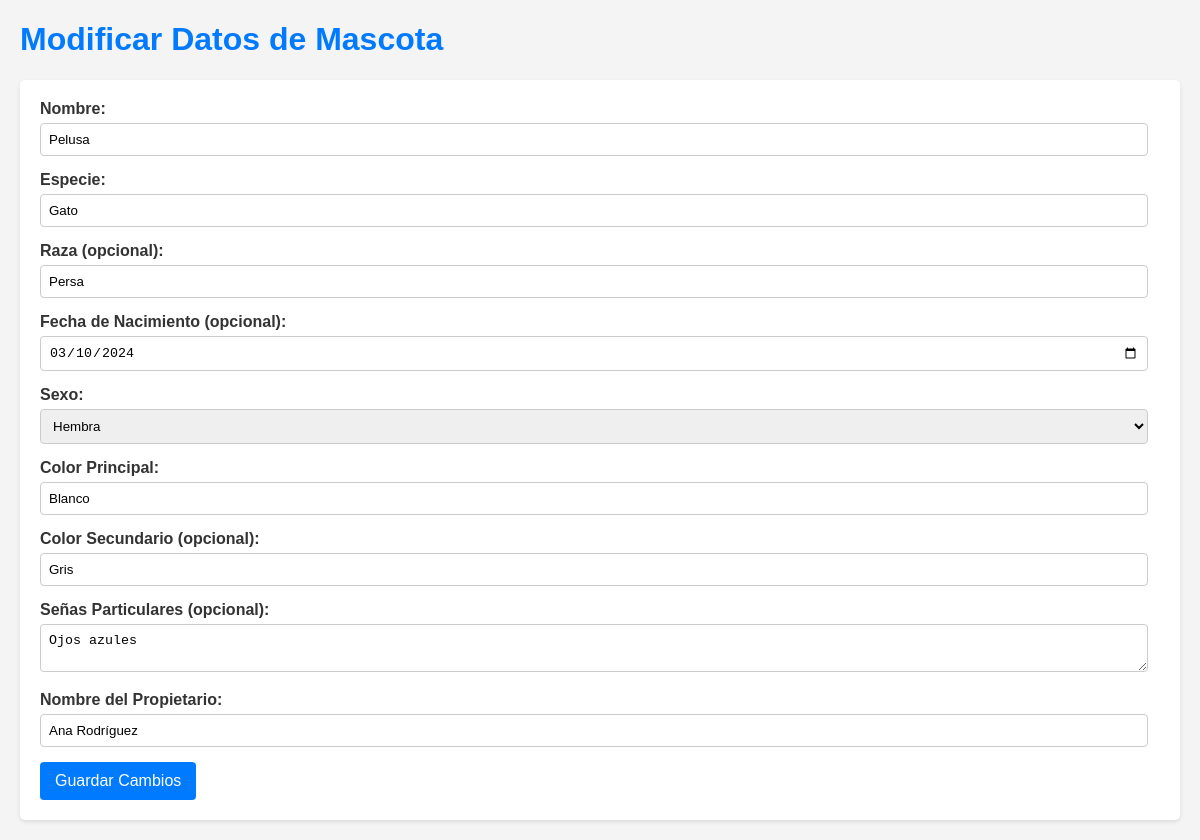
/modificar_mascota.php?id=1, run on the app's committed database.
### tables this page shows
CREATE TABLE `mascotas` (
  `id_mascota` int(11) NOT NULL,
  `nombre` varchar(100) NOT NULL,
  `especie` varchar(50) NOT NULL,
  `raza` varchar(50) DEFAULT NULL,
  `fecha_nacimiento` date DEFAULT NULL,
  `sexo` char(1) DEFAULT NULL,
  `color_principal` varchar(50) DEFAULT NULL,
  `color_secundario` varchar(50) DEFAULT NULL,
  `senas_particulares` text DEFAULT NULL,
  `foto_url` varchar(255) DEFAULT NULL,
  `nombre_propietario` varchar(100) NOT NULL
);

### modificar_mascota.php (the view, shortened to what this page needs)
<?php
require_once 'database.php';
$conn = new mysqli($db_host, $db_user, $db_pass, $db_name);
$mascota = null;
if ($_SERVER["REQUEST_METHOD"] == "POST") {
    if (isset($_POST['id_mascota']) && is_numeric($_POST['id_mascota'])) {
        $id_mascota_modificar = $_POST['id_mascota'];
        $nombre = $_POST["nombre"];
        $especie = $_POST["especie"];
        $raza = $_POST["raza"] ?? null;
        $fecha_nacimiento = $_POST["fecha_nacimiento"] ?? null;
        $sexo = $_POST["sexo"] ?? null;
        $color_principal = $_POST["color_principal"] ?? null;
        $color_secundario = $_POST["color_secundario"] ?? null;
        $senas_particulares = $_POST["senas_particulares"] ?? null;
        $nombre_propietario = $_POST["nombre_propietario"];
        if (empty($nombre) || empty($especie) || empty($nombre_propietario)) {
            $mensaje_error = "Por favor, complete los campos obligatorios (Nombre, Especie, Nombre del Propietario).";
        } else {
            $sql_update = "UPDATE mascotas SET nombre=?, especie=?, raza=?, fecha_nacimiento=?, sexo=?, color_principal=?, color_secundario=?, senas_particulares=?, nombre_propietario=? WHERE id_mascota=?";
            $stmt_update = $conn->prepare($sql_update);
            if ($stmt_update) {
                $stmt_update->bind_param("sssssssssi", $nombre, $especie, $raza, $fecha_nacimiento, $sexo, $color_principal, $color_secundario, $senas_particulares, $nombre_propietario, $id_mascota_modificar);
                if ($stmt_update->execute()) {
                    $mensaje = "Datos de la mascota actualizados con éxito.";
                    $actualizacion_exitosa = true;
                } else {
                    $mensaje_error = "Error al actualizar los datos de la mascota: " . $stmt_update->error;
                }
                $stmt_update->close();
            } else {
                $mensaje_error = "Error al preparar la consulta de actualización.";
            }
        }
    } else {
        $mensaje_error = "ID de mascota no válido para la modificación.";
    }
}
elseif (isset($_GET['id']) && is_numeric($_GET['id'])) {
    $id_mascota = $_GET['id'];
    $sql_select = "SELECT * FROM mascotas WHERE id_mascota = ?";
    $stmt_select = $conn->prepare($sql_select);
    if ($stmt_select) {
        $stmt_select->bind_param("i", $id_mascota);
        $stmt_select->execute();
        $result_select = $stmt_select->get_result();
        if ($result_select->num_rows == 1) {
            $mascota = $result_select->fetch_assoc();
        } else {
            $mensaje_error = "Mascota no encontrada.";
        }
    } else {
        $mensaje_error = "Error al preparar la consulta para obtener la mascota.";
    }
} elseif ($_SERVER["REQUEST_METHOD"] == "GET" && !isset($_GET['id'])) {
    $mensaje_error = "Por favor, selecciona una mascota para modificar.";
}
?>
<!DOCTYPE html>
<html lang="es">
<head>
</head>
<body>
    <h1>Modificar Datos de Mascota</h1>
    <?php if ($mascota): ?>
        <form action="<?php echo $_SERVER['PHP_SELF']; ?>" method="POST">
            <div>
                <label for="nombre">Nombre:</label>
                <input type="text" id="nombre" name="nombre" value="<?php echo htmlspecialchars($mascota['nombre']); ?>" required>
            </div>
            <div>
                <label for="especie">Especie:</label>
                <input type="text" id="especie" name="especie" value="<?php echo htmlspecialchars($mascota['especie']); ?>" required>
            </div>
            <div>
                <label for="raza">Raza (opcional):</label>
                <input type="text" id="raza" name="raza" value="<?php echo htmlspecialchars($mascota['raza'] ?? ''); ?>">
            </div>
            <div>
                <label for="fecha_nacimiento">Fecha de Nacimiento (opcional):</label>
                <input type="date" id="fecha_nacimiento" name="fecha_nacimiento" value="<?php echo htmlspecialchars($mascota['fecha_nacimiento'] ?? ''); ?>">
            </div>
            <div>
                <label for="sexo">Sexo:</label>
                <select id="sexo" name="sexo">
                    <option value="H" <?php if ($mascota['sexo'] === 'H') echo 'selected'; ?>>Hembra</option>
                </select>
            </div>
            <div>
                <label for="color_principal">Color Principal:</label>
                <input type="text" id="color_principal" name="color_principal" value="<?php echo htmlspecialchars($mascota['color_principal'] ?? ''); ?>">
            </div>
            <div>
                <label for="color_secundario">Color Secundario (opcional):</label>
                <input type="text" id="color_secundario" name="color_secundario" value="<?php echo htmlspecialchars($mascota['color_secundario'] ?? ''); ?>">
            </div>
            <div>
                <label for="senas_particulares">Señas Particulares (opcional):</label>
                <textarea id="senas_particulares" name="senas_particulares"><?php echo htmlspecialchars($mascota['senas_particulares'] ?? ''); ?></textarea>
            </div>
            <div>
                <label for="nombre_propietario">Nombre del Propietario:</label>
                <input type="text" id="nombre_propietario" name="nombre_propietario" value="<?php echo htmlspecialchars($mascota['nombre_propietario']); ?>" required>
            </div>
            <button type="submit">Guardar Cambios</button>
        </form>
    <?php elseif (!empty($_GET['id'])): ?>
        <p>No se encontraron los detalles de la mascota con el ID proporcionado.</p>
    <?php else: ?>
        <p>Por favor, selecciona una mascota para modificar.</p>
    <?php endif; ?>
</body>
</html>

### modificar_mascota.php (style rules this page uses)
body { font-family: sans-serif; margin: 20px; background-color: #f4f4f4; color: #333; }
h1 { color: #007bff; }
form { background-color: #fff; padding: 20px; border-radius: 5px; box-shadow: 0 2px 4px rgba(0, 0, 0, 0.1); margin-bottom: 20px; }
div { margin-bottom: 15px; }
label { display: block; margin-bottom: 5px; font-weight: bold; }
input[type="text"], input[type="date"], select, textarea { width: calc(100% - 12px); padding: 8px; border: 1px solid #ccc; border-radius: 4px; box-sizing: border-box; }
textarea { resize: vertical; }
button[type="submit"] { background-color: #007bff; color: white; padding: 10px 15px; border: none; border-radius: 4px; cursor: pointer; font-size: 1em; }

### data on the page
mascotas: nombre "Pelusa", especie "Gato", raza "Persa", fecha_nacimiento "03/10/2024", sexo "Hembra", color_principal "Blanco", color_secundario "Gris", senas_particulares "Ojos azules", nombre_propietario "Ana Rodríguez"
